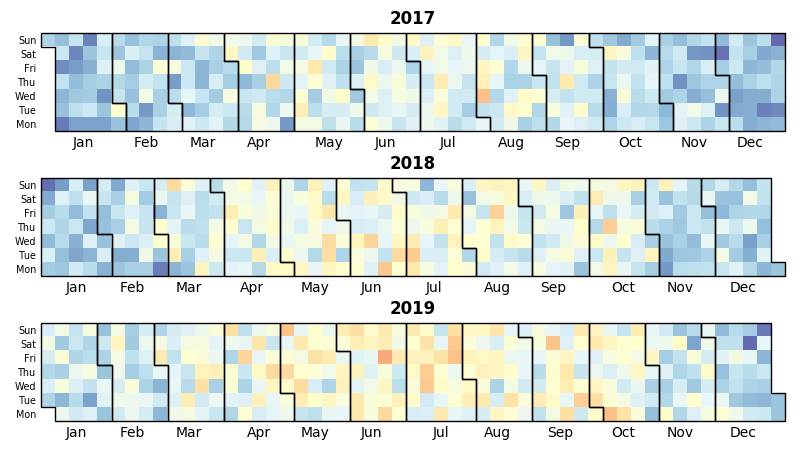

The Python source for this figure:
# ----------------------------------------------------------------------------
# Author:  Nicolas P. Rougier
# License: BSD
# ----------------------------------------------------------------------------
import numpy as np
import matplotlib.pyplot as plt
from matplotlib.patches import Polygon
from datetime import datetime
from dateutil.relativedelta import relativedelta


def calmap(ax, year, data):
    ax.tick_params('x', length=0, labelsize="medium", which='major')
    ax.tick_params('y', length=0, labelsize="x-small", which='major')

    # Month borders
    xticks, labels = [], []
    start = datetime(year,1,1).weekday()
    for month in range(1,13):
        first = datetime(year, month, 1)
        last = first + relativedelta(months=1, days=-1)

        y0 = first.weekday()
        y1 = last.weekday()
        x0 = (int(first.strftime("%j"))+start-1)//7
        x1 = (int(last.strftime("%j"))+start-1)//7

        P = [ (x0,   y0), (x0,    7),  (x1,   7),
              (x1,   y1+1), (x1+1,  y1+1), (x1+1, 0),
              (x0+1,  0), (x0+1,  y0) ]
        xticks.append(x0 +(x1-x0+1)/2)
        labels.append(first.strftime("%b"))
        poly = Polygon(P, edgecolor="black", facecolor="None",
                       linewidth=1, zorder=20, clip_on=False)
        ax.add_artist(poly)
    
    ax.set_xticks(xticks)
    ax.set_xticklabels(labels)
    ax.set_yticks(0.5 + np.arange(7))
    ax.set_yticklabels(["Mon", "Tue", "Wed", "Thu", "Fri", "Sat", "Sun"])
    ax.set_title("{}".format(year), weight="semibold")
    
    # Clearing first and last day from the data
    valid = datetime(year, 1, 1).weekday()
    data[:valid,0] = np.nan
    valid = datetime(year, 12, 31).weekday()
    # data[:,x1+1:] = np.nan
    data[valid+1:,x1] = np.nan

    # Showing data
    ax.imshow(data, extent=[0,53,0,7], zorder=10, vmin=-1, vmax=1,
              cmap="RdYlBu", origin="lower", alpha=.75)


fig = plt.figure(figsize=(8,4.5), dpi=100)
X = np.linspace(-1,1, 53*7)

ax = plt.subplot(311, xlim=[0,53], ylim=[0,7], frameon=False, aspect=1)
I = 1.2 - np.cos(X.ravel()) + np.random.normal(0,.2, X.size)
calmap(ax, 2017, I.reshape(53,7).T)

ax = plt.subplot(312, xlim=[0,53], ylim=[0,7], frameon=False, aspect=1)
I = 1.1 - np.cos(X.ravel()) + np.random.normal(0,.2, X.size)
calmap(ax, 2018, I.reshape(53,7).T)

ax = plt.subplot(313, xlim=[0,53], ylim=[0,7], frameon=False, aspect=1)
I = 1.0 - np.cos(X.ravel()) + np.random.normal(0,.2, X.size)
calmap(ax, 2019, I.reshape(53,7).T)


plt.tight_layout()
plt.savefig("calendar-heatmap.png")
plt.savefig("calendar-heatmap.pdf", dpi=600)
plt.show()

